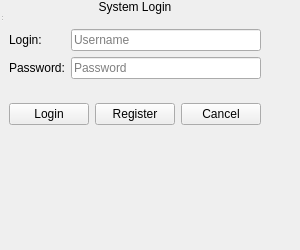
<?xml version="1.0" encoding="UTF-8"?>
<ui version="4.0">
    <class>LoginForm</class>
    <widget class="QWidget" name="LoginForm">
        <property name="geometry">
            <rect>
                <x>0</x>
                <y>0</y>
                <width>300</width>
                <height>250</height>
            </rect>
        </property>
        <property name="windowTitle">
            <string>Authorization</string>
        </property>
        <widget class="QWidget" name="centralwidget">
            <layout class="QVBoxLayout" name="verticalLayout">
                <item>
                    <widget class="QLabel" name="titleLabel">
                        <property name="text">
                            <string>System Login</string>
                        </property>
                        <property name="alignment">
                            <set>Qt::AlignCenter</set>
                        </property>
                    </widget>
                </item>
                <item>
                    <widget class="QWidget" name="formWidget">
                        <layout class="QFormLayout" name="formLayout">
                            <item row="0" column="1">
                                <widget class="QLineEdit" name="usernameEdit">
                                    <property name="placeholderText">
                                        <string>Username</string>
                                    </property>
                                </widget>
                            </item>
                            <item row="0" column="0">
                                <widget class="QLabel">
                                    <property name="text">
                                        <string>Login:</string>
                                    </property>
                                </widget>
                            </item>
                            <item row="1" column="1">
                                <widget class="QLineEdit" name="passwordEdit">
                                    <property name="echoMode">
                                        <enum>QLineEdit::Password</enum>
                                    </property>
                                    <property name="placeholderText">
                                        <string>Password</string>
                                    </property>
                                </widget>
                            </item>
                            <item row="1" column="0">
                                <widget class="QLabel">
                                    <property name="text">
                                        <string>Password:</string>
                                    </property>
                                </widget>
                            </item>
                        </layout>
                    </widget>
                </item>
                <item>
                    <widget class="QWidget" name="buttonWidget">
                        <layout class="QHBoxLayout" name="horizontalLayout">
                            <item>
                                <widget class="QPushButton" name="loginButton">
                                    <property name="text">
                                        <string>Login</string>
                                    </property>
                                </widget>
                            </item>
                            <item>
                                <widget class="QPushButton" name="registerButton">
                                    <property name="text">
                                        <string>Register</string>
                                    </property>
                                </widget>
                            </item>
                            <item>
                                <widget class="QPushButton" name="cancelButton">
                                    <property name="text">
                                        <string>Cancel</string>
                                    </property>
                                </widget>
                            </item>
                        </layout>
                    </widget>
                </item>
                <item>
                    <widget class="QLabel" name="statusLabel">
                        <property name="alignment">
                            <set>Qt::AlignCenter</set>
                        </property>
                    </widget>
                </item>
            </layout>
        </widget>
        <widget class="QStatusBar" name="statusbar"/>
    </widget>
    <resources/>
    <connections/>
</ui>
